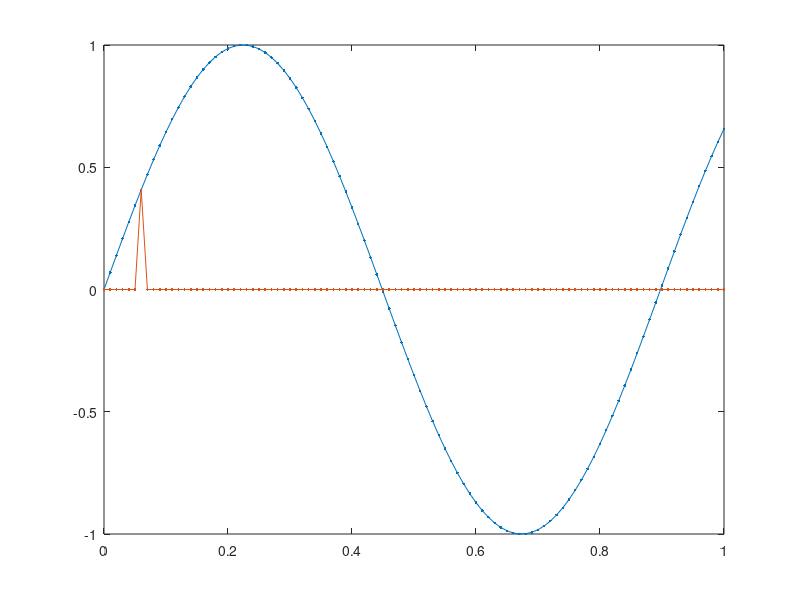

This chart was generated by the following MATLAB code: (Note: this script raises an error after producing the figure.)
%% 1
n=101;
p=linspace(0,1,n);
t=[1:n-1; 2:n; ones(1,n-1)];
e=[1 n; 1 2];
V=sin(7*p);
plot(p,V,'.-');

hold on

q=zeros(1,n);
j=7;
for i=1:n
    if i==j
        q(i)=V(i);
    else
        continue
    end
end

plot(p,q,'.-');

%% 2
[U, A, b] = MyPoissonSolver(p, t, e, @EqData1, @BdryData1);

plot(p,U,'.-');
plot(p,-1/2*p.^2+p+1,'.-');


%% 3
    n=10;
    p=linspace(0,1,n);
    t=[1:n-1; 2:n; ones(1,n-1)];
    e=[1 n; 1 2];
    
    [U, A, b] = MyPoissonSolver(p, t, e, @EqData3, @BdryData3)
    
    plot(p,U,'.-');
    
%% 4
    n=10;
    p=linspace(0,1,n);
    t=[1:n-1; 2:n; ones(1,n-1)];
    e=[1 n; 1 2];
    
    A=1;
    [U, A, b] = MyPoissonSolver(p, t, e, @EqData4, @BdryData4);
    
    plot(p,U,'.-');
    

    